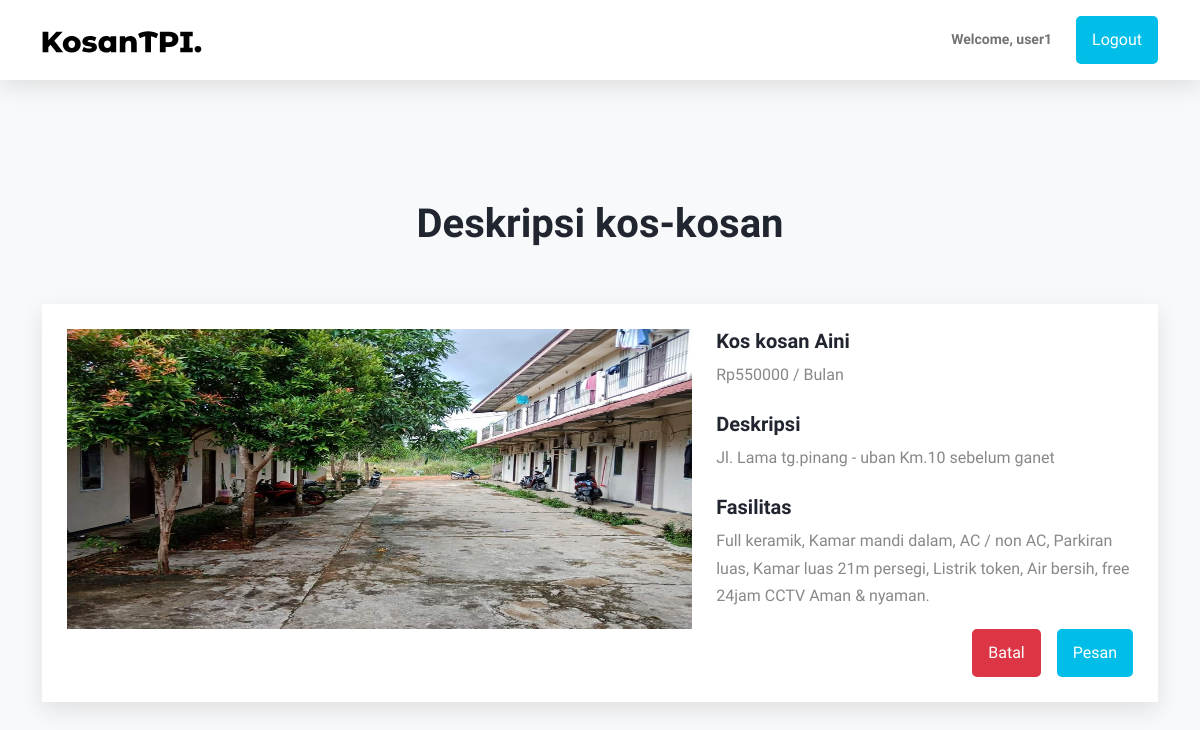
The app's page /desc_product.php?id=514 (signed in) with its own data.
### tables this page shows
CREATE TABLE `products` (
  `id` int(11) NOT NULL,
  `name` varchar(200) NOT NULL,
  `desc` text NOT NULL,
  `price` float NOT NULL,
  `img` text NOT NULL,
  `date_added` datetime NOT NULL DEFAULT current_timestamp(),
  `fasilitas` text NOT NULL
);

### desc_product.php (the view, shortened to what this page needs)
<?php
@include 'config.php';
?>
<!DOCTYPE html>
<html lang="en">
<head>
    <link rel="stylesheet" href="css/bootstrap.min.css">
    <link rel="stylesheet" href="css/boxicons.min.css">
    <link rel="stylesheet" href="https://cdnjs.cloudflare.com/ajax/libs/animate.css/4.1.1/animate.min.css" />
    <link rel="stylesheet" href="css/style.css">
</head>
<body>
    <nav class="navbar navbar-expand-lg py-3 sticky-top navbar-light bg-white d-flex justify-content-around">
        <div class="container">
            <a class="navbar-brand" href="#">
                <img class="logo" src="img/KosanTPI-Dark.svg" alt="">
            </a>
            <div class="collapse navbar-collapse" id="navbarNav">
                <ul class="navbar-nav ms-auto">
                    <li class="nav-item">
                        <a class="nav-link" href="user_profile.php"><span>Welcome,
                                <?php echo $_SESSION['user_name'] ?>
                            </span>
                        </a>
                    </li>
                </ul>
                <button class="btn btn_blue ms-lg-3" onclick="document.location='logout.php'">Logout</button>
            </div>
        </div>
    </nav>
    <section id="product" class="bg-light">
        <div class="container">
            <div class="row mb-5">
                <div class="col-md-9 mx-auto text-center">
                    <h1>Deskripsi kos-kosan</h1>
                </div>
            </div>
            <?php
            $id = $_GET['id'];
            $sql = "SELECT * FROM products WHERE id ='$id'";
            $gotResuslts = mysqli_query($conn, $sql);
            if ($gotResuslts) {
                if (mysqli_num_rows($gotResuslts) > 0) {
                    while ($row = mysqli_fetch_array($gotResuslts)) {
            ?>
                        <div class="row g-4">
                            <div class="col">
                                <div class="products-post card-effect d-flex flex-column">
                                    <div class="d-flex gap-4 align-it">
                                        <div style="flex:0.6;">
                                            <img src="uploads/<?php echo $row['img'] ?>" alt="" style="width: 100%; height:300px">
                                        </div>
                                        <div style="flex:0.4;">
                                            <h5><a href="#"><?php echo $row['name'] ?></a></h5>
                                            <p>Rp<?php echo $row['price'] ?> / Bulan</p>
                                            <h5 class="mt-4"><a href="#">Deskripsi</a></h5>
                                            <p><?php echo $row['desc'] ?></p>
                                            <h5 class="mt-4"><a href="#">Fasilitas</a></h5>
                                            <p><?php echo $row['fasilitas'] ?></p>
                                        </div>
                                    </div>
                                    <div class="d-flex justify-content-end gap-3">
                                        <button class="btn btn-danger" onclick="document.location='user_page.php'">Batal</button>
                                        <?php echo '<a href="invoice.php?id=' . $row['id'] . '" class="btn btn_blue">Pesan</a>' ?>
                                    </div>
                                </div>
                            </div>
                        </div>
            <?php
                    }
                }
            }
            ?>
        </div>
    </section>
</body>
</html>

### css/style.css (style rules this page uses)
:root { --blue: #00BEE8; --dark: #21252f; --body: #888; --white: #ffffff; --box-shadow: 0 8px 22px rgba(0, 0, 0, 0.1); }
html { scroll-behavior: smooth; }
body { font-family: "Sora", sans-serif; line-height: 1.7; color: var(--body); }
h1, h2, h3, h4, h5, h6, .display-4 { color: var(--dark); font-weight: 700; }
a { color: var(--dark); text-decoration: none; }
img { width: 100%; }
.navbar { box-shadow: var(--box-shadow); }
.logo { width: 160px; }
.navbar .nav-link { font-size: 14px; font-weight: 700; }
.btn { padding: 10px 14px; border-width: 2px; border-radius: 5px; }
.btn_blue { background-color: #00BEE8; color: var(--white); }
section { padding-top: 120px; padding-bottom: 120px; }
.card-effect { box-shadow: var(--box-shadow); background-color: var(--white); padding: 25px; transition: all 0.35s ease; }
.products-post img { height: 240px; }

### records on screen
products: img (picture), name "Kos kosan Aini", price "550000", desc "Jl. Lama tg.pinang - uban Km.10 sebelum ganet", fasilitas "Full keramik, Kamar mandi dalam, AC / non AC, Parkiran luas, Kamar luas 21m persegi, Listrik token, Air bersih, free 24jam CCTV Aman & nyaman."

### other values on screen
$_SESSION['user_name'] "user1"
